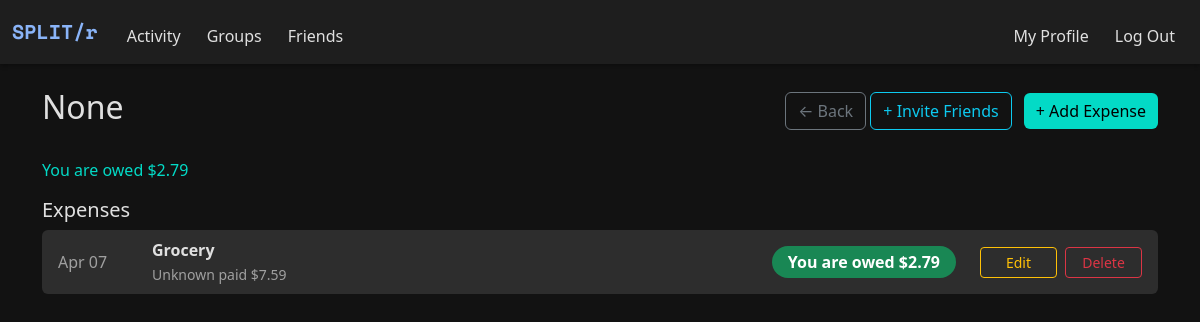
/group/4 (signed in), run on the app's committed database.
### models.py (models this page shows, shortened)
class Group(db.Model):
    __tablename__ = "groups"
    id = db.Column(db.Integer, primary_key=True)
    name = db.Column(db.String(100), nullable=True)
    is_friend_group = db.Column(db.Boolean, default=False)
    users = db.relationship(
        "User", secondary="group_members", backref="groups")
    expenses = db.relationship("Expense", backref="group", lazy=True)
    def user_is_member(self, user_id):
        return any(user.id == user_id for user in self.users)
    def get_group_expenses(self):
        return (
            Expense.query.filter_by(group_id=self.id)
            .order_by(Expense.timestamp.desc())
            .all()
        )
    def get_user_balance(self, user_id):
        balance = 0.0
        for expense in self.expenses:
            for split in expense.splits:
                if split.user_id == user_id:
                    balance -= split.amount
            if expense.paid_by_id == user_id:
                balance += expense.amount
        return balance

class Expense(db.Model):
    __tablename__ = "expenses"
    id = db.Column(db.Integer, primary_key=True)
    description = db.Column(db.String(120))
    amount = db.Column(db.Float)
    paid_by_id = db.Column(db.Integer, db.ForeignKey("users.id"))
    group_id = db.Column(db.Integer, db.ForeignKey("groups.id"), nullable=True)
    timestamp = db.Column(db.DateTime, default=datetime.now)
    splits = db.relationship("ExpenseSplit", backref="expense", lazy=True)

class ExpenseSplit(db.Model):
    __tablename__ = "expense_split"
    id = db.Column(db.Integer, primary_key=True)
    expense_id = db.Column(db.Integer, db.ForeignKey("expenses.id"))
    user_id = db.Column(db.Integer, db.ForeignKey("users.id"))
    amount = db.Column(db.Float)

### app.py (the view)
@app.route('/group/<int:group_id>')
@login_required
def group_page(group_id):
    group = Group.query.get_or_404(group_id)
    current_user_id = session.get("user_id")
    if not group.user_is_member(current_user_id):
        flash("You do not have access to this group.", "danger")
        return redirect("/groups")
    expenses = group.get_group_expenses()
    balance = group.get_user_balance(current_user_id)
    return render_template(
        "group.html", group=group, expenses=expenses, balance=balance)

### helper.py (called while the page is built)
def login_required(f):
    @wraps(f)
    def decorated_function(*args, **kwargs):
        if "user_id" not in session:
            flash("You must be logged in to view this page.", "danger")
            return redirect("/login")
        return f(*args, **kwargs)
    return decorated_function

def currency(amount, currency_code=None):
    symbols = {
        "USD": "$",
        "EUR": "€",
        "INR": "₹",
        "GBP": "£",
        "JPY": "¥",
    }
    currency_code = (currency_code or
                     current_app.config.get("DEFAULT_CURRENCY", "USD")).upper()
    symbol = symbols.get(currency_code, "")
    return f"{symbol}{amount:,.2f}"

### templates/group.html (shortened to what this page needs)
{% extends "layout.html" %}
{% block main %}
<div class="container py-4">
    <div class="d-flex justify-content-between align-items-center mb-4">
        <h2>{{ group.name }}</h2>
        <div>
            <a href="/groups" class="btn btn-outline-secondary">← Back</a>
            <a href="{{ url_for('invite_friends', group_id=group.id) }}" class="btn btn-outline-info me-2">+ Invite Friends</a>
            <a href="{{ url_for('add_group_expense', group_id=group.id) }}" class="btn btn-success">+ Add Expense</a>
        </div>
    </div>
    {% if balance < 0 %}
        <p class="text-danger-custom">You owe {{ currency(-balance) }}</p>
    {% elif balance > 0 %}
        <p class="text-success-custom">You are owed {{ currency(balance) }}</p>
    {% else %}
        <p class="text-secondary-custom">All settled up in this group!</p>
    {% endif %}
    {% include "expense_list.html" %}
</div>
{% endblock %}

### templates/expense_list.html
<h5>Expenses</h5>
{% if expenses %}
    <ul class="list-unstyled">
        {% for expense in expenses %}
            {% set is_payer = expense.paid_by_id == session["user_id"] %}
            {% set user_split = expense.splits | selectattr("user_id", "equalto", session["user_id"]) | list %}
            {% set you_owe = user_split[0].amount if user_split else 0 %}
            {% set payer_name = expense.paid_by.name if expense.paid_by else "Unknown" %}
            <li class="mb-2 px-3 py-2 rounded" style="background-color: var(--dark-tertiary);">
                <div class="d-flex align-items-center justify-content-between flex-wrap gap-2">
                    <div class="text-muted-custom me-3" style="min-width: 70px; white-space: nowrap;">
                        {{ expense.timestamp.strftime('%b %d') }}
                    </div>
                    <div class="flex-grow-1 me-3">
                        <strong>{{ expense.description }}</strong><br>
                        <small class="text-muted-custom">{{ payer_name }} paid {{ currency(expense.amount) }}</small>
                    </div>
                    <div class="text-center me-3" style="white-space: nowrap;">
                        {% if is_payer %}
                            <span class="badge bg-success rounded-pill px-3 py-2 fs-6">You are owed {{ currency(expense.amount - you_owe) }}</span>
                        {% else %}
                            <span class="badge bg-danger rounded-pill px-3 py-2 fs-6">You owe {{ currency(you_owe) }}</span>
                        {% endif %}
                    </div>
                    <div class="row gx-2" style="min-width: 170px;">
                        <div class="col">
                            <a href="{{ url_for('edit_group_expense', group_id=group.id, expense_id=expense.id) }}"
                               class="btn btn-outline-warning btn-sm w-100">Edit</a>
                        </div>
                        <div class="col">
                            <form action="{{ url_for('delete_group_expense', group_id=group.id, expense_id=expense.id) }}"
                                  method="POST" onsubmit="return confirm('Delete this expense?');">
                                <button type="submit" class="btn btn-outline-danger btn-sm w-100">Delete</button>
                            </form>
                        </div>
                    </div>
                </div>
            </li>
        {% endfor %}
    </ul>
{% else %}
    <p class="text-muted-custom">No expenses added yet.</p>
{% endif %}

### static/style.css (style rules this page uses)
:root { --dark-bg: #121212; --dark-secondary: #1e1e1e; --dark-tertiary: #2d2d2d; --text-primary: #e0e0e0; --text-secondary: #a0a0a0; --accent-color: #8ab4f8; --danger-color: #cf6679; --success-color: #03dac6; }
html, body { height: 100%; margin: 0; padding: 0; background-color: var(--dark-bg); color: var(--text-primary); display: flex; flex-direction: column; }
body { background-color: var(--dark-bg); color: var(--text-primary); min-height: 100vh; display: flex; flex-direction: column; }
.text-success-custom { color: var(--success-color) !important; }
.text-muted-custom { color: var(--text-secondary) !important; }
.btn-primary, .btn-danger, .btn-success { border: none; }
.btn-success { background-color: var(--success-color); color: #000; }

### data on the page
Group: name "None"
Expense: timestamp "Apr 07", description "Grocery", payer_name "Unknown", amount "$7.59", currency(expense.amount-you_owe) "$2.79"

### other printed values
{{ currency(balance) }} "$2.79"
